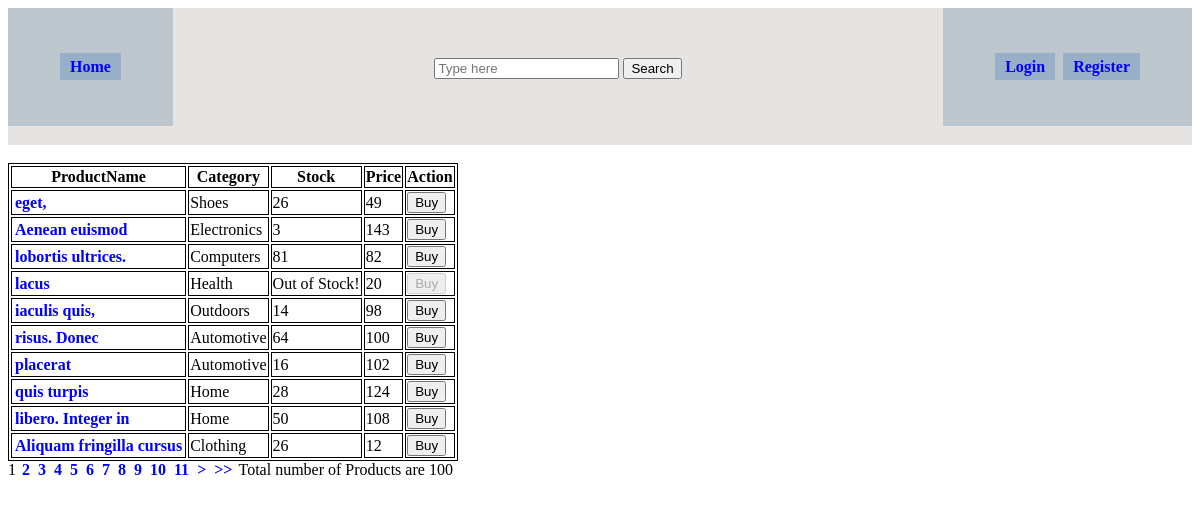
The page / on the database its author committed.
### tables this page shows
CREATE TABLE IF NOT EXISTS `Products` (
  `supplier_id` int(11) NOT NULL,
  `ProductID` int(11) NOT NULL,
  `ProductType` varchar(20) NOT NULL,
  `ProductName` varchar(100) NOT NULL,
  `Description` varchar(100) DEFAULT NULL,
  `Stock` int(11) NOT NULL,
  `Price` int(11) NOT NULL
);

### Includes/connection.php (called while the page is built, shortened)
<?php
$site_root = "";
?>

### index.php (the view, shortened to what this page needs)
<?php
require_once 'Includes/connection.php';
include 'header.php';
$page=1;
$pageSet =floor($page/10);
$search="";
$numItems = 10;
$offset = ($page-1) * $numItems;
$orderBy = "ProductID";
$stmt =null;
if(strlen($search) >1  ){
  $stmt = $conn->prepare("SELECT count(*) AS numProducts FROM Products WHERE ProductType LIKE ? OR ProductName LIKE ?");
  $stmt->bind_param("ss",$search,$search);
}else{
    $stmt= $conn->prepare("SELECT count(*) AS numProducts FROM Products");
}
$stmt->execute();
$result = $stmt->get_result() ;
$maxProducts = 0;
while ($row = $result->fetch_assoc()) {
    $maxProducts =$row['numProducts'];
}
$numPages = ceil($maxProducts / $numItems);
if(strlen($search) > 0){
  $stmt = $conn->prepare("SELECT * FROM Products WHERE ProductType LIKE ? OR ProductName LIKE ? ORDER BY ? LIMIT ? OFFSET ?");
  $stmt->bind_param("sssii",$search,$search, $orderBy, $numItems, $offset);
}else{
  $stmt = $conn->prepare("SELECT * FROM Products ORDER BY ? LIMIT ? OFFSET ?");
  $stmt->bind_param("sii", $orderBy, $numItems, $offset);
}
$productsView ="";
$stmt->execute();
$result = $stmt->get_result();
if ($result->num_rows > 0) {
    $productsView .= "<table><tr>   <th>ProductName</th>   <th>Category</th>  <th>Stock</th> <th>Price</th> <th>Action</th></tr>";
    $productsView .= "<form action='$site_root/cart.php' method='post'>";
    while ($row = $result->fetch_assoc()) {
        $productsView .= "<tr><td><a href='$site_root/product.php?id=".$row['ProductID']."'>".$row['ProductName']."</a></td> ";
        $productsView .= "<td>".$row['ProductType']."</td> ";
        $productsView .= "<td>";
        if ($row['Stock'] > 0) {
            $productsView .=$row['Stock'];
        } else {
            $productsView .="Out of Stock!";
        }
        $productsView.="</td> ";
        $productsView .= "<td>".$row['Price']."</td> ";
        $productsView .= "<td><button type='submit' formaction='$site_root/cart.php' name='add' value=".$row['ProductID']." ". ($row['Stock'] >0 ? " " : "disabled") . ">Buy</button></th>";
        $productsView .= "</tr>";
    }
    $productsView .= "</form></table>";
    $nextnext = (($pageSet+1)*10)+1;
    $startList = $pageSet*10;
    for ($i=$startList;$i < $nextnext; $i++) {
        $p = $i+1;
        if($page !=$p){
        if(strlen($search) > 0){
          $productsView.="<a href='$site_root/index.php?page=$p&search=".$_GET['search']."'> $p</a>";
        }else{
          $productsView.="<a href='$site_root/index.php?page=$p'> $p</a>";
        }
      }else{
        $productsView.="$p";
      }
    }
    if($numPages > $page){
        $next = $page+1;
        if(strlen($search) > 0){
          $productsView.="<a href='$site_root/index.php?page=$next&search=".$_GET['search']."'> > </a>";
        }else{
          $productsView.="<a href='$site_root/index.php?page=$next'> > </a>";
        }
    }
    if($nextnext > $page){
      if(strlen($search) > 0){
        $productsView.="<a href='$site_root/index.php?page=$nextnext&search=".$_GET['search']."'> >> </a>";
      }else{
        $productsView.="<a href='$site_root/index.php?page=$nextnext'> >> </a>";
      }
    }
}
echo $productsView;
echo "Total number of Products are $maxProducts";
?>
</body>
</html>

### header.php (shortened to what this page needs)
<html>
<head>
</head>
<body>
<?php
  $htmlString = '';
if (isset($_SESSION['username'])) {
    $htmlString = '<div style="background-color:#BCC6CC;float: left;padding: 50px"> <a style="background-color:#98AFC7;padding:5px 10px 5px 10px" href="'.$site_root.'/index.php">Home</a>  ';
    if ($_SESSION['role'] =='Admin') {
        $htmlString .= ' <a style="background-color:#98AFC7;padding:5px 10px 5px 10px" href="'.$site_root.'/admin.php">Admin</a>  ';
    }
    $htmlString .= ' <a style="background-color:#98AFC7;padding:5px 10px 5px 10px" href="'.$site_root.'/profile.php">Profile</a>  ';
    $htmlString .= ' <a style="background-color:#98AFC7;padding:5px 10px 5px 10px" href="'.$site_root.'/order.php">Orders</a>  ';
    $htmlString .= ' <a style="background-color:#98AFC7;padding:5px 10px 5px 10px" href="'.$site_root.'/cart.php">Cart</a> </div> ';
    $htmlString .= '<div style="background-color:#BCC6CC;float: right;overflow: hidden;padding: 50px"> <a style="background-color:#98AFC7;padding:5px 10px 5px 10px" href="'.$site_root.'/logout.php">Logout</a></div>  ';
    $htmlString .= '<div style="background-color:#E5E4E2;float: none;padding: 50px; text-align: center;">Logged in as '. $_SESSION["username"].' <form action="'.$site_root.'/index.php" method="GET">
    <input id="search" name="search" type="text" placeholder="Type here">
    <input id="submit" type="submit" value="Search">
    </form> </div>';
} else {
    $htmlString = '<div style="background-color:#BCC6CC;float: left;padding: 50px"> <a style="background-color:#98AFC7;padding:5px 10px 5px 10px" href="'.$site_root.'/index.php">Home</a> </div>';
    $htmlString .= '<div style="background-color:#BCC6CC;float: right;overflow: hidden;padding: 50px"> <a style="background-color:#98AFC7;padding:5px 10px 5px 10px" href="'.$site_root.'/login.php">Login</a>  ';
    $htmlString .= ' <a style="background-color:#98AFC7;padding:5px 10px 5px 10px" href="'.$site_root.'/register.php">Register</a></div>';
    $htmlString .= '<div style="background-color:#E5E4E2;float: none;padding: 50px; text-align: center;">
    <form action="'.$site_root.'/index.php" method="GET">
    <input id="search" name="search" type="text" placeholder="Type here">
    <input id="submit" type="submit" value="Search">
    </form>
    </div>';
}
echo $htmlString ." <br>" ;

### header.php (style rules this page uses)
table, th, td { border: 1px solid black; }
a { margin: 2px 2px 2px 2px; }
a:link { text-decoration: none; font-weight: bold; color: blue; }

### rows shown on the page
products: ProductName "eget,", ProductType "Shoes", value "26", Price "49", $row['ProductID'] 2 (drawn)
products: ProductName "Aenean euismod", ProductType "Electronics", value "3", Price "143"
products: ProductName "lobortis ultrices.", ProductType "Computers", value "81", Price "82", $row['ProductID'] 4 (drawn)
products: ProductName "lacus", ProductType "Health", value "Out of Stock!", Price "20", $row['ProductID'] 5 (drawn)
products: ProductName "iaculis quis,", ProductType "Outdoors", value "14", Price "98", $row['ProductID'] 6 (drawn)
products: ProductName "risus. Donec", ProductType "Automotive", value "64", Price "100", $row['ProductID'] 7 (drawn)
products: ProductName "placerat", ProductType "Automotive", value "16", Price "102", $row['ProductID'] 8 (drawn)
products: ProductName "quis turpis", ProductType "Home", value "28", Price "124", $row['ProductID'] 9 (drawn)
products: ProductName "libero. Integer in", ProductType "Home", value "50", Price "108", $row['ProductID'] 10 (drawn)
products: ProductName "Aliquam fringilla cursus", ProductType "Clothing", value "26", Price "12", $row['ProductID'] 11 (drawn)

### other values the page prints
$p "2"
$p "3"
$p "4"
$p "5"
$p "6"
$p "7"
$p "8"
$p "9"
$p "10"
$p "11"
$maxProducts "100"
